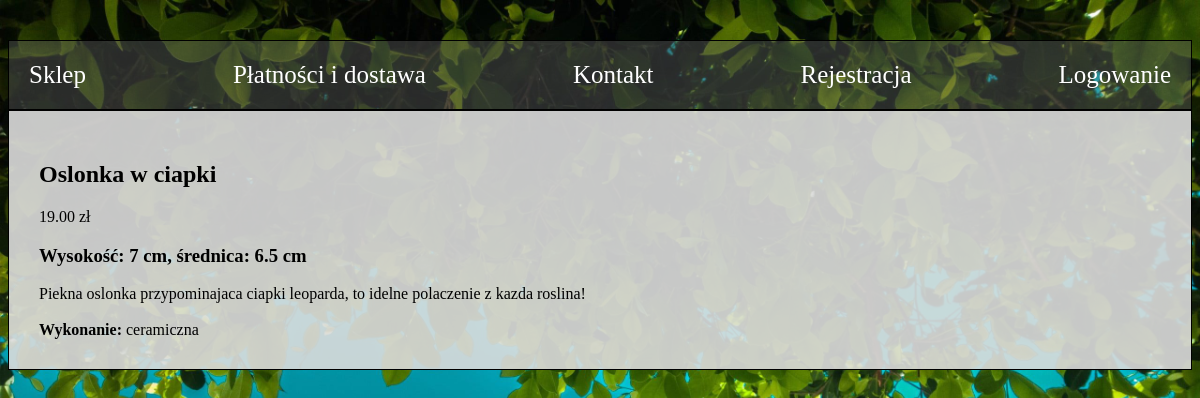
The app's page /ProjektDB/produkty.php?id_produktu=3 with its own data.
### tables this page shows
CREATE TABLE `produkty` (
  `id_produktu` int(11) NOT NULL,
  `nazwa` varchar(60) NOT NULL,
  `cena` decimal(6,2) NOT NULL,
  `opis` varchar(200) NOT NULL,
  `gatunek` enum('aglaonema','alokazja','anturium','begonia','epipremnum i scindapsus','filodendron','kaktusy i sukulenty','marantowate','syngonium','inne') DEFAULT NULL,
  `trudnosc` enum('dla amatorów','dla zaawansowanych') DEFAULT NULL,
  `bezpieczna` enum('bezpieczna','szkodliwa') DEFAULT NULL,
  `oczyszczanie` enum('tak','nie') DEFAULT NULL,
  `wysokosc` int(11) NOT NULL,
  `material` enum('plastikowa','ceramiczna','szklana','metalowa','betonowa','gliniana','inna') DEFAULT NULL,
  `srednica` float NOT NULL,
  `typ` enum('roslina','oslonka') NOT NULL,
  `na_stanie` int(11) NOT NULL DEFAULT 0
);

### ProjektDB/produkty.php (the view, shortened to what this page needs)
<?php
include 'home.php';
require_once "dane_dostepu.php";
$conn = new mysqli($host, $username, $password, $database_name);
$produkt = $_GET['id_produktu'];
$query = "SELECT * FROM produkty WHERE id_produktu='$produkt'";
$result = mysqli_query($conn, $query) or die(conn->error);
$row = $result->fetch_assoc();
echo "<h2>".$row['nazwa']."</h2>";
echo $row['cena']." zł<br>";
echo "<h3>Wysokość: ".$row['wysokosc']." cm, średnica: ".$row['srednica']." cm</h3>";
echo $row['opis']."<br><br>";
if($row['typ']=='roslina'){
	echo "<b>Przeznaczenie: </b>".$row['trudnosc']."<br>";
	echo "<b>Roślina bezpieczna dla dzieci i zwierząt: </b>".$row['bezpieczna']."<br>";
	echo "<b>Oczyszczanie powietrza: </b>".$row['oczyszczanie']."<br>";
}
elseif($row['typ']=='oslonka'){
	echo "<b>Wykonanie: </b>".$row['material']."<br>";
}
?>

### ProjektDB/style.css (style rules this page uses)
body { background-image: url('back.jpg'); background-size: cover; }

### records on screen
produkty: nazwa "Oslonka w ciapki", cena "19.00", wysokosc "7", srednica "6.5", opis "Piekna oslonka przypominajaca ciapki leoparda, to idelne polaczenie z kazda roslina!", material "ceramiczna"
